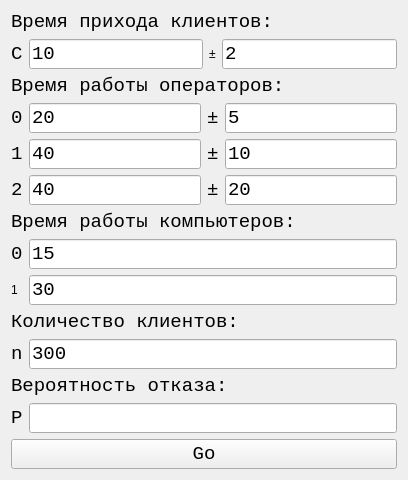
<?xml version="1.0" encoding="UTF-8"?>
<ui version="4.0">
 <class>Form</class>
 <widget class="QWidget" name="Form">
  <property name="geometry">
   <rect>
    <x>0</x>
    <y>0</y>
    <width>408</width>
    <height>470</height>
   </rect>
  </property>
  <property name="sizePolicy">
   <sizepolicy hsizetype="Preferred" vsizetype="Preferred">
    <horstretch>0</horstretch>
    <verstretch>0</verstretch>
   </sizepolicy>
  </property>
  <property name="windowTitle">
   <string>СМО информцентра</string>
  </property>
  <layout class="QGridLayout" name="gridLayout">
   <property name="sizeConstraint">
    <enum>QLayout::SetMinimumSize</enum>
   </property>
   <item row="13" column="1">
    <widget class="QLabel" name="label_lost_clients">
     <property name="font">
      <font>
       <family>Courier New</family>
       <pointsize>14</pointsize>
      </font>
     </property>
     <property name="text">
      <string>P</string>
     </property>
    </widget>
   </item>
   <item row="4" column="1">
    <widget class="QLabel" name="label_op1">
     <property name="font">
      <font>
       <family>Courier New</family>
       <pointsize>14</pointsize>
      </font>
     </property>
     <property name="text">
      <string>1</string>
     </property>
    </widget>
   </item>
   <item row="3" column="1">
    <widget class="QLabel" name="label_op0">
     <property name="font">
      <font>
       <family>Courier New</family>
       <pointsize>14</pointsize>
      </font>
     </property>
     <property name="text">
      <string>0</string>
     </property>
    </widget>
   </item>
   <item row="1" column="1">
    <widget class="QLabel" name="label_clients">
     <property name="font">
      <font>
       <family>Courier New</family>
       <pointsize>14</pointsize>
      </font>
     </property>
     <property name="text">
      <string>C</string>
     </property>
    </widget>
   </item>
   <item row="10" column="1">
    <widget class="QLabel" name="label_client_count">
     <property name="font">
      <font>
       <family>Courier New</family>
       <pointsize>14</pointsize>
      </font>
     </property>
     <property name="text">
      <string>n</string>
     </property>
    </widget>
   </item>
   <item row="6" column="1" colspan="2">
    <widget class="QLabel" name="label_comp_title">
     <property name="font">
      <font>
       <family>Courier New</family>
       <pointsize>14</pointsize>
      </font>
     </property>
     <property name="text">
      <string>Время работы компьютеров:</string>
     </property>
    </widget>
   </item>
   <item row="7" column="1">
    <widget class="QLabel" name="label_comp0">
     <property name="font">
      <font>
       <family>Courier New</family>
       <pointsize>14</pointsize>
      </font>
     </property>
     <property name="text">
      <string>0</string>
     </property>
    </widget>
   </item>
   <item row="5" column="1">
    <widget class="QLabel" name="label_op2">
     <property name="font">
      <font>
       <family>Courier New</family>
       <pointsize>14</pointsize>
      </font>
     </property>
     <property name="text">
      <string>2</string>
     </property>
    </widget>
   </item>
   <item row="8" column="1">
    <widget class="QLabel" name="label_comp1">
     <property name="text">
      <string>1</string>
     </property>
    </widget>
   </item>
   <item row="9" column="1" colspan="2">
    <widget class="QLabel" name="label_client_count_title">
     <property name="font">
      <font>
       <family>Courier New</family>
       <pointsize>14</pointsize>
      </font>
     </property>
     <property name="text">
      <string>Количество клиентов:</string>
     </property>
    </widget>
   </item>
   <item row="12" column="1" colspan="2">
    <widget class="QLabel" name="label_lost_clients_title">
     <property name="font">
      <font>
       <family>Courier New</family>
       <pointsize>14</pointsize>
      </font>
     </property>
     <property name="text">
      <string>Вероятность отказа:</string>
     </property>
    </widget>
   </item>
   <item row="3" column="2">
    <layout class="QHBoxLayout" name="hl_op0">
     <item>
      <widget class="QLineEdit" name="le_op0_m">
       <property name="font">
        <font>
         <family>Courier New</family>
         <pointsize>14</pointsize>
        </font>
       </property>
       <property name="text">
        <string>20</string>
       </property>
      </widget>
     </item>
     <item>
      <widget class="QLabel" name="label_op0_pm">
       <property name="font">
        <font>
         <family>Courier New</family>
         <pointsize>14</pointsize>
        </font>
       </property>
       <property name="text">
        <string>±</string>
       </property>
      </widget>
     </item>
     <item>
      <widget class="QLineEdit" name="le_op0_d">
       <property name="font">
        <font>
         <family>Courier New</family>
         <pointsize>14</pointsize>
        </font>
       </property>
       <property name="text">
        <string>5</string>
       </property>
      </widget>
     </item>
    </layout>
   </item>
   <item row="0" column="1" colspan="2">
    <widget class="QLabel" name="label_clients_title">
     <property name="font">
      <font>
       <family>Courier New</family>
       <pointsize>14</pointsize>
      </font>
     </property>
     <property name="text">
      <string>Время прихода клиентов:</string>
     </property>
    </widget>
   </item>
   <item row="15" column="1" colspan="2">
    <spacer name="verticalSpacer">
     <property name="orientation">
      <enum>Qt::Vertical</enum>
     </property>
     <property name="sizeHint" stdset="0">
      <size>
       <width>20</width>
       <height>40</height>
      </size>
     </property>
    </spacer>
   </item>
   <item row="2" column="1" colspan="2">
    <widget class="QLabel" name="label_op_title">
     <property name="font">
      <font>
       <family>Courier New</family>
       <pointsize>14</pointsize>
      </font>
     </property>
     <property name="text">
      <string>Время работы операторов:</string>
     </property>
    </widget>
   </item>
   <item row="10" column="2">
    <layout class="QHBoxLayout" name="hl_client_count">
     <item>
      <widget class="QLineEdit" name="le_client_count">
       <property name="font">
        <font>
         <family>Courier New</family>
         <pointsize>14</pointsize>
        </font>
       </property>
       <property name="text">
        <string>300</string>
       </property>
      </widget>
     </item>
    </layout>
   </item>
   <item row="4" column="2">
    <layout class="QHBoxLayout" name="hl_op1">
     <item>
      <widget class="QLineEdit" name="le_op1_m">
       <property name="font">
        <font>
         <family>Courier New</family>
         <pointsize>14</pointsize>
        </font>
       </property>
       <property name="text">
        <string>40</string>
       </property>
      </widget>
     </item>
     <item>
      <widget class="QLabel" name="label_op1_pm">
       <property name="font">
        <font>
         <family>Courier New</family>
         <pointsize>14</pointsize>
        </font>
       </property>
       <property name="text">
        <string>±</string>
       </property>
      </widget>
     </item>
     <item>
      <widget class="QLineEdit" name="le_op1_d">
       <property name="font">
        <font>
         <family>Courier New</family>
         <pointsize>14</pointsize>
        </font>
       </property>
       <property name="text">
        <string>10</string>
       </property>
      </widget>
     </item>
    </layout>
   </item>
   <item row="13" column="2">
    <layout class="QHBoxLayout" name="hl_lost_clients">
     <item>
      <widget class="QLineEdit" name="le_lost_clients">
       <property name="font">
        <font>
         <family>Courier New</family>
         <pointsize>14</pointsize>
        </font>
       </property>
       <property name="readOnly">
        <bool>true</bool>
       </property>
      </widget>
     </item>
    </layout>
   </item>
   <item row="5" column="2">
    <layout class="QHBoxLayout" name="hl_op2">
     <item>
      <widget class="QLineEdit" name="le_op2_m">
       <property name="font">
        <font>
         <family>Courier New</family>
         <pointsize>14</pointsize>
        </font>
       </property>
       <property name="text">
        <string>40</string>
       </property>
      </widget>
     </item>
     <item>
      <widget class="QLabel" name="label_op2_pm">
       <property name="font">
        <font>
         <family>Courier New</family>
         <pointsize>14</pointsize>
        </font>
       </property>
       <property name="text">
        <string>±</string>
       </property>
      </widget>
     </item>
     <item>
      <widget class="QLineEdit" name="le_op2_d">
       <property name="font">
        <font>
         <family>Courier New</family>
         <pointsize>14</pointsize>
        </font>
       </property>
       <property name="text">
        <string>20</string>
       </property>
      </widget>
     </item>
    </layout>
   </item>
   <item row="1" column="2">
    <layout class="QHBoxLayout" name="hl_clients">
     <item>
      <widget class="QLineEdit" name="le_client_m">
       <property name="font">
        <font>
         <family>Courier New</family>
         <pointsize>14</pointsize>
        </font>
       </property>
       <property name="text">
        <string>10</string>
       </property>
      </widget>
     </item>
     <item>
      <widget class="QLabel" name="label_client_pm">
       <property name="text">
        <string>±</string>
       </property>
      </widget>
     </item>
     <item>
      <widget class="QLineEdit" name="le_client_d">
       <property name="font">
        <font>
         <family>Courier New</family>
         <pointsize>14</pointsize>
        </font>
       </property>
       <property name="text">
        <string>2</string>
       </property>
      </widget>
     </item>
    </layout>
   </item>
   <item row="7" column="2">
    <layout class="QHBoxLayout" name="hl_comp0">
     <item>
      <widget class="QLineEdit" name="le_comp0_m">
       <property name="font">
        <font>
         <family>Courier New</family>
         <pointsize>14</pointsize>
        </font>
       </property>
       <property name="text">
        <string>15</string>
       </property>
      </widget>
     </item>
    </layout>
   </item>
   <item row="8" column="2">
    <layout class="QHBoxLayout" name="hl_comp1">
     <item>
      <widget class="QLineEdit" name="le_comp1_m">
       <property name="font">
        <font>
         <family>Courier New</family>
         <pointsize>14</pointsize>
        </font>
       </property>
       <property name="text">
        <string>30</string>
       </property>
      </widget>
     </item>
    </layout>
   </item>
   <item row="14" column="1" colspan="2">
    <widget class="QPushButton" name="pushButton_model">
     <property name="font">
      <font>
       <family>Courier New</family>
       <pointsize>14</pointsize>
      </font>
     </property>
     <property name="text">
      <string>Go</string>
     </property>
    </widget>
   </item>
  </layout>
 </widget>
 <resources/>
 <connections/>
</ui>
